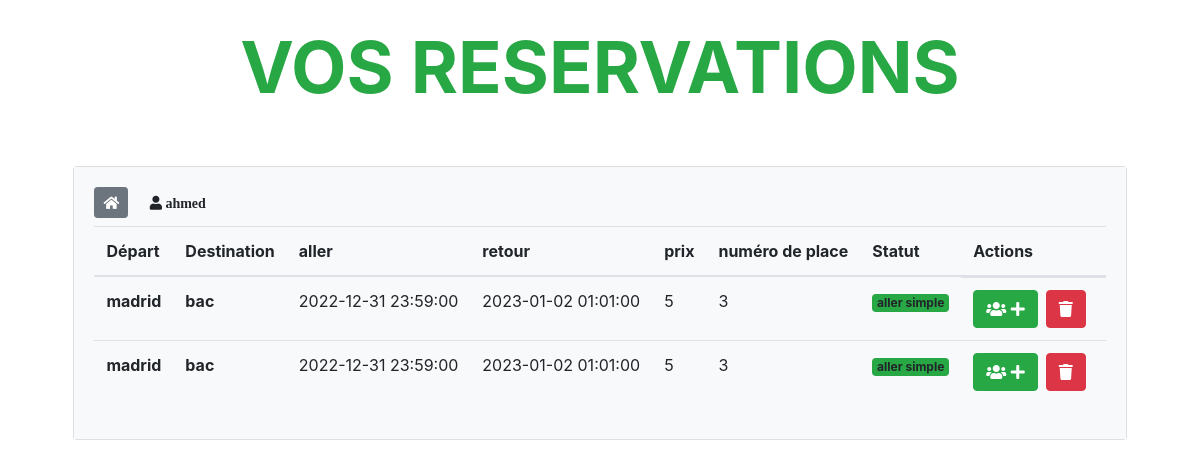
The page /showvols (signed in) on the database its author committed.
### tables this page shows
CREATE TABLE `booking` (
  `id` int(11) NOT NULL,
  `id_user` int(11) NOT NULL,
  `id_flight` int(11) NOT NULL,
  `Depart` varchar(255) NOT NULL,
  `Destination` varchar(255) NOT NULL,
  `aller` datetime NOT NULL,
  `retour` datetime NOT NULL,
  `prix` int(11) NOT NULL,
  `numero_de_place` int(11) NOT NULL,
  `statut` varchar(255) NOT NULL
);

### controllers/HomeController.php (called while the page is built)
<?php
class HomeController{
    public function index($page){
        include('views/'.$page.'.php');
    }
}
?>

### database/DB.php (called while the page is built)
<?php
class DB{
    static public function connect(){
        $db = new PDO("mysql:host=localhost;dbname=flight","root","");
        $db->exec("set names utf8");
        $db->setAttribute(PDO::ATTR_ERRMODE,PDO::ERRMODE_EXCEPTION);
        return $db;
    }
}
?>

### controllers/FlightsController.php (called while the page is built, shortened)
<?php
class FlightsController{
    public function getAllreservations(){
        $flights = Flight::getAllres($_SESSION['id']);
        return $flights;
    }
}
?>

### views/showvols.php (the view, shortened to what this page needs)
<?php
    if(isset($_POST['reserve'])){
        $data = new FlightsController();
        $flights = $data->reserveFlight();
    }else{
        $data = new FlightsController();
        $flights = $data->getAllreservations();
    }
?>
<div class ="container">
    <div class="row my-4">
        <div class="col-md-10 mx-auto">
            <h1 class="display-3 text-center text-success font-weight-bold">VOS RESERVATIONS</h1>
        </div>
        <div class="col-md-15 mt-5 mx-auto ">
            <div class="card ">
            <div class="card-body bg-light table-responsive">
                <a href="<?php echo BASE_URL;?>" class="btn btn-sm btn-secondary mr-2 mb-2">
                <i class="fas fa-home"></i>
                </a>
                <a href="<?php echo BASE_URL?>logout" title="Logout" class="btn link btn-sm mb-2 mr-2 ">
                <i class="fas fa-user mr-2">  <?php echo $_SESSION['username'];?></i>
                </a>
                <table class="table table-hover">
                        <thead>
                        <tr>
                        <th scope="col">Départ</th>
                        <th scope="col">Destination</th>
                        <th scope="col">aller</th>
                        <th scope="col">retour</th>
                        <th scope="col">prix</th>
                        <th scope="col">numéro de place</th>
                        <th scope="col">Statut</th>
                        <th scope="col">Actions</th>
                        </tr>
                        </thead>
                        <tbody>
                            <?php foreach($flights as $flight):?>
                                <th><?php echo $flight['Depart']; ?></th>
                                <th><?php echo $flight['Destination']; ?></th>
                                <td><?php echo $flight['aller'];?></td>
                                <td><?php echo $flight['retour'];?></td>
                                <td><?php echo $flight['prix'];?></td>
                                <td><?php echo $flight['numero_de_place'];?></td>
                                <td>
                                    <?php echo $flight['statut']
                                        ?'<span class="badge bg-success">aller simple</span>'
                                        :
                                        '<span class="badge bg-danger">aller retour</span>';
                                ;?></td>
                                    <td class="d-flex flex-row">
                                    <form method="post" class="mr-2" action="addpassenger">
                                    <button class="btn btn btn-success"><i class="fa fa-users"></i> <i class="fa fa-plus"></i></button>
                                    </form>
                                    <form method="POST"  action="deleterev" class="mr-2">
                                    <button class="btn btn btn-danger"><i class="fa fa-trash la la-trash"></i></button>
                                    </form>
                                    </td>
                            <?php endforeach;?>
                        </tbody>
                    </table>
                </div>
            </div>
        </div>
    </div>
</div>

### rows shown on the page
booking: Depart "madrid", Destination "bac", aller "2022-12-31 23:59:00", retour "2023-01-02 01:01:00", prix "5", numero_de_place "3", statut "aller simple"
booking: Depart "madrid", Destination "bac", aller "2022-12-31 23:59:00", retour "2023-01-02 01:01:00", prix "5", numero_de_place "3", statut "aller simple"

### other values the page prints
$_SESSION['username'] "ahmed"
